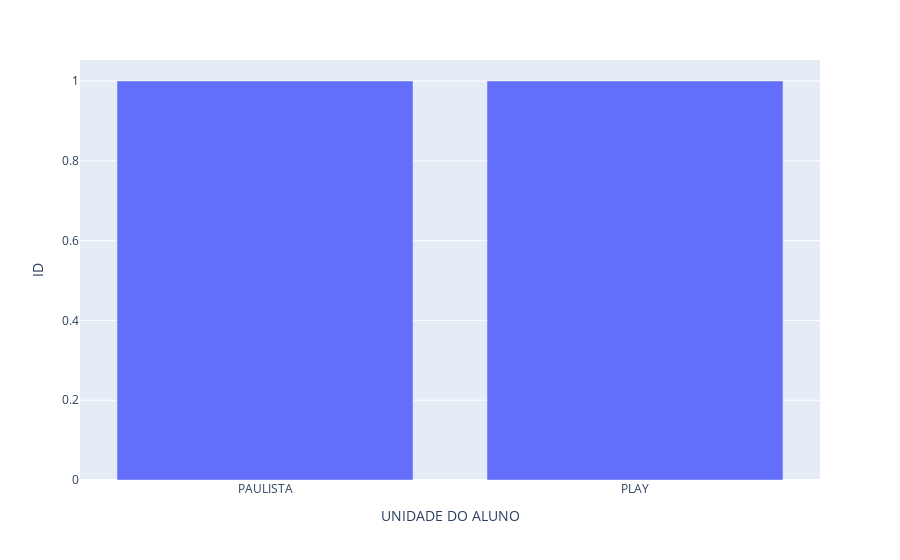

This figure's notebook cell:
### Code cell
dfg_unidade = df[['ID','UNIDADE DO ALUNO']].groupby(['UNIDADE DO ALUNO'], as_index=False).count()

px.bar(dfg_unidade, x='UNIDADE DO ALUNO', y='ID')

### Figure 1 — Plotly figure (JSON) as saved in the notebook; plotly's stock layout.template omitted (floating-point values rounded to 4 significant figures)
{"data": [{"alignmentgroup": "True", "hovertemplate": "UNIDADE DO ALUNO=%{x}<br>ID=%{y}<extra></extra>", "legendgroup": "", "marker": {"color": "#636efa", "pattern": {"shape": ""}}, "name": "", "offsetgroup": "", "orientation": "v", "showlegend": false, "textposition": "auto", "type": "bar", "x": ["PAULISTA", "PLAY"], "xaxis": "x", "y": [1, 1], "yaxis": "y"}], "layout": {"barmode": "relative", "legend": {"tracegroupgap": 0}, "margin": {"t": 60}, "xaxis": {"anchor": "y", "domain": [0, 1], "title": {"text": "UNIDADE DO ALUNO"}}, "yaxis": {"anchor": "x", "domain": [0, 1], "title": {"text": "ID"}}}}
